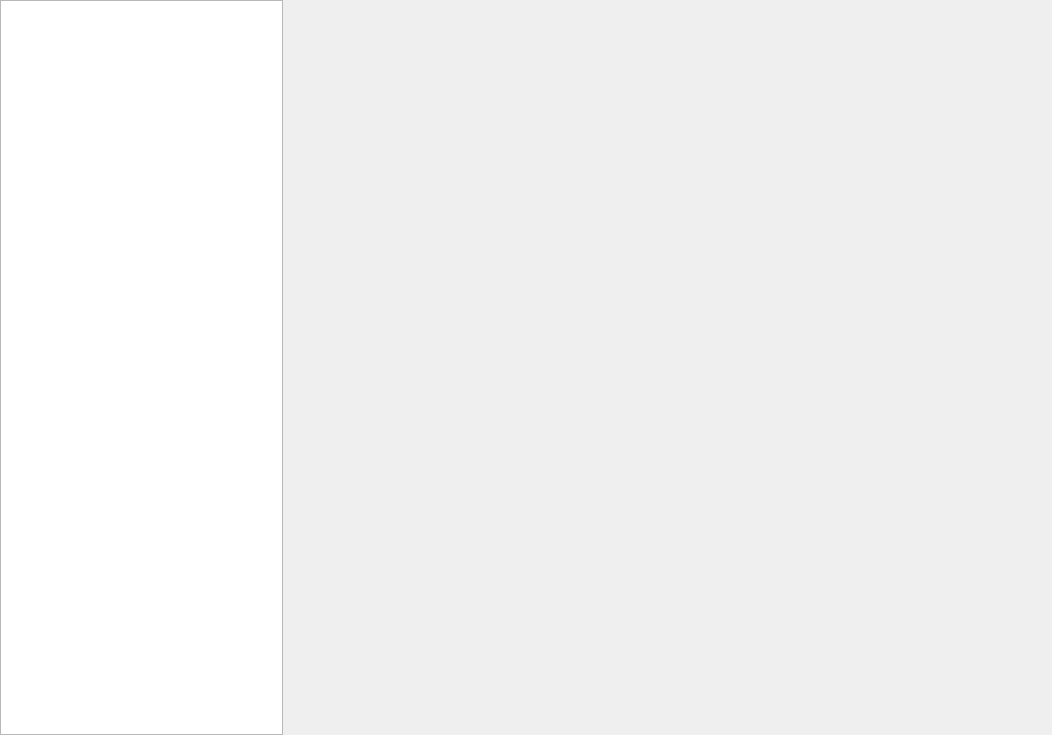
<?xml version="1.0" encoding="UTF-8"?>
<ui version="4.0">
 <class>CPanelNetworkWidget</class>
 <widget class="QWidget" name="CPanelNetworkWidget">
  <property name="geometry">
   <rect>
    <x>0</x>
    <y>0</y>
    <width>1052</width>
    <height>735</height>
   </rect>
  </property>
  <property name="sizePolicy">
   <sizepolicy hsizetype="Expanding" vsizetype="Expanding">
    <horstretch>0</horstretch>
    <verstretch>0</verstretch>
   </sizepolicy>
  </property>
  <property name="windowTitle">
   <string>CPanelNetworkWidget</string>
  </property>
  <layout class="QHBoxLayout" name="horizontalLayout_5">
   <property name="spacing">
    <number>0</number>
   </property>
   <property name="leftMargin">
    <number>0</number>
   </property>
   <property name="topMargin">
    <number>0</number>
   </property>
   <property name="rightMargin">
    <number>0</number>
   </property>
   <property name="bottomMargin">
    <number>0</number>
   </property>
   <item>
    <layout class="QVBoxLayout" name="verticalLayout_2">
     <property name="spacing">
      <number>0</number>
     </property>
     <item>
      <widget class="KiranSidebarWidget" name="sidebar">
       <property name="sizePolicy">
        <sizepolicy hsizetype="Fixed" vsizetype="Expanding">
         <horstretch>0</horstretch>
         <verstretch>0</verstretch>
        </sizepolicy>
       </property>
       <property name="minimumSize">
        <size>
         <width>283</width>
         <height>0</height>
        </size>
       </property>
       <property name="maximumSize">
        <size>
         <width>283</width>
         <height>16777215</height>
        </size>
       </property>
      </widget>
     </item>
    </layout>
   </item>
   <item>
    <layout class="QVBoxLayout" name="verticalLayout">
     <property name="spacing">
      <number>0</number>
     </property>
     <item>
      <widget class="QStackedWidget" name="stackedWidget">
       <property name="currentIndex">
        <number>1</number>
       </property>
       <widget class="QWidget" name="page">
        <layout class="QHBoxLayout" name="horizontalLayout_2">
         <property name="spacing">
          <number>0</number>
         </property>
         <property name="leftMargin">
          <number>0</number>
         </property>
         <property name="topMargin">
          <number>0</number>
         </property>
         <property name="rightMargin">
          <number>0</number>
         </property>
         <property name="bottomMargin">
          <number>0</number>
         </property>
         <item>
          <widget class="WiredPage" name="wiredPage" native="true">
           <property name="styleSheet">
            <string notr="true"/>
           </property>
          </widget>
         </item>
        </layout>
       </widget>
       <widget class="QWidget" name="page_2">
        <layout class="QHBoxLayout" name="horizontalLayout_3">
         <property name="spacing">
          <number>0</number>
         </property>
         <property name="leftMargin">
          <number>0</number>
         </property>
         <property name="topMargin">
          <number>0</number>
         </property>
         <property name="rightMargin">
          <number>0</number>
         </property>
         <property name="bottomMargin">
          <number>0</number>
         </property>
         <item>
          <widget class="DslPage" name="dslPage" native="true"/>
         </item>
        </layout>
       </widget>
      </widget>
     </item>
    </layout>
   </item>
  </layout>
 </widget>
 <customwidgets>
  <customwidget>
   <class>KiranSidebarWidget</class>
   <extends>QListWidget</extends>
   <header location="global">kiran-sidebar-widget.h</header>
  </customwidget>
  <customwidget>
   <class>WiredPage</class>
   <extends>QWidget</extends>
   <header location="global">wired-page.h</header>
   <container>1</container>
  </customwidget>
  <customwidget>
   <class>DslPage</class>
   <extends>QWidget</extends>
   <header location="global">dsl-page.h</header>
   <container>1</container>
  </customwidget>
 </customwidgets>
 <resources/>
 <connections/>
</ui>
